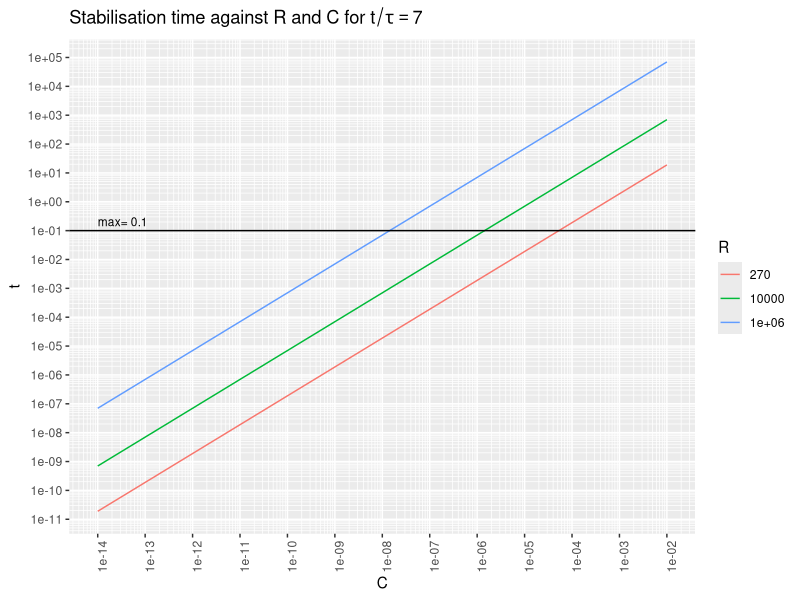
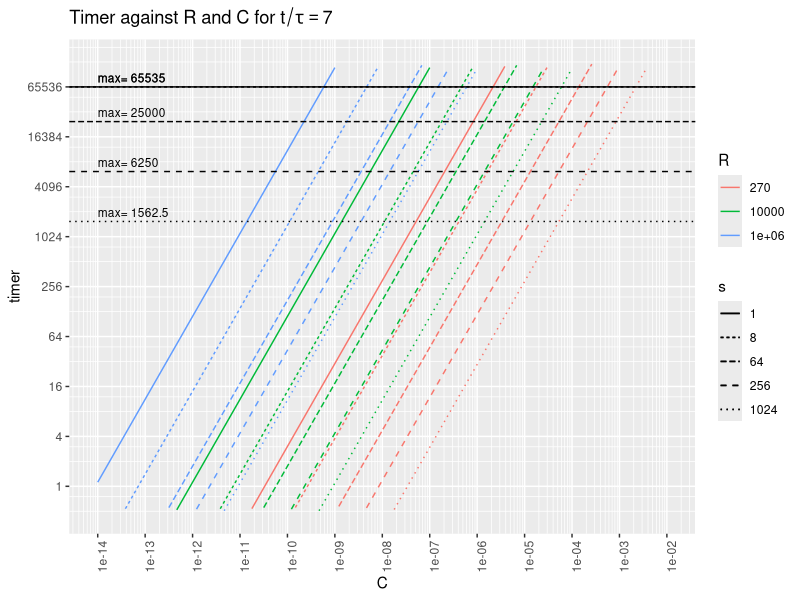

Write R code to recreate these figures, in order.
#!/usr/bin/R -q --vanilla -f

library(ggplot2)
library(scales)


# Variable setup ###########################################################

# taus = t/RC
# t = timer*s/f

R = t(c(270, 10e3, 1e6))    # all drive resistors
colnames(R) = R
taustable = 7               # taus to stabilization
taufall = -log(1.1/5)       # taus from 5V to 1.1V
taurise = -log(1-1.1/5)     # taus from 0V to 1.1V     
f = 16e6                    # timer frequency
s = matrix(2^c(0,3,6,8,10)) # all prescaler factors
rownames(s) = s

# To choose the various scales, either we want to choose a
# minimum timer resolution and then optimize for fastest time,
# or choose a maximum time and then optimize for highest resolution.
tmax = 0.1
timermax = pmin(tmax*f/s, 2^16-1)

# Based on the max time and timer, max caps for each R and s
Cmax = (timermax*s/f/taustable) %*% (1/R)

# Based on a timer count of 1, min caps for each R and s
Cmin = (s/f/taurise) %*% (1/R)

# various E12-series capacitors over the full range
C = matrix(10^seq(-14, -2, by=1/12))
rownames(C) = C  # sprintf('%.2e', C)

# The stabilization time is two-dimensional, over C and R.
tm = taustable*C %*% R

# The stabilization timer value is three-dimensional, over C, R, and s.
timer = drop((f*tm) %o% (1/s))


# Plot utilities ###########################################################

# Adapted from https://stackoverflow.com/questions/30179442
log_breaks = function(maj, radix=10) {
  function(x) {
    minx = floor(min(logb(x, radix), na.rm=T)) - 1
    maxx = ceiling(max(logb(x, radix), na.rm=T)) + 1
    n_major = maxx - minx + 1
    major_breaks = seq(minx, maxx, by=1)
    if (maj) {
      breaks = major_breaks
    } else {
      breaks = rep(logb(1:(radix-1), radix), times=n_major) +
               rep(major_breaks, each=radix-1)
    }
    radix^breaks
  }
}
# See https://github.com/tidyverse/ggplot2/blob/master/R/scale-continuous.r#L160
scale_x_log_eng = function(..., radix=10) {
  scale_x_continuous(..., trans=log_trans(radix),
                     breaks=log_breaks(TRUE, radix),
                     minor_breaks=log_breaks(FALSE, radix))
}
scale_y_log_eng = function(..., radix=10) {
  scale_y_continuous(..., trans=log_trans(radix),
                     breaks=log_breaks(TRUE, radix),
                     minor_breaks=log_breaks(FALSE, radix))
}


# Plotting #################################################################

tm_df = as.data.frame.table(tm)
colnames(tm_df) = c('C', 'R', 't')
tm_df$C = as.numeric(levels(tm_df$C))[tm_df$C]
ggplot(data=tm_df, aes(x=C, y=t)) +
   ggtitle(bquote(paste('Stabilisation time against R and C for ',
                        t/tau == .(taustable)))) +
   geom_line(aes(colour=R, group=R)) +
   geom_hline(aes(yintercept=tmax)) +
   geom_text(data=data.frame(), size=3,
      aes(x=1e-14, y=tmax, label=paste('max=', tmax),
          hjust='left', vjust=-0.5)) +
   scale_x_log_eng() + scale_y_log_eng() +
   theme(axis.text.x=element_text(angle=90))


tmr_df = as.data.frame.table(timer)
colnames(tmr_df) = c('C', 'R', 's', 'timer')
tmr_df$C = as.numeric(levels(tmr_df$C))[tmr_df$C]

maxdf = data.frame(timer=timermax, s=factor(s))
maxnames = data.frame(C=1e-14, s=factor(s), timer=timermax)

ggplot(data=tmr_df, aes(x=C, y=timer, linetype=s)) +
   ggtitle(bquote(paste('Timer against R and C for ',
                        t/tau == .(taustable)))) +
   geom_line(aes(colour=R, group=interaction(R,s))) +
   geom_hline(data=maxdf, aes(yintercept=timer, linetype=s, group=s)) +
   geom_text(data=maxnames, size=3,
      aes(label=paste('max=',timer), hjust='left', vjust=-0.5, group=s)) +
   scale_x_log_eng() +
   scale_y_log_eng(radix=4, limits=2^c(-1,17)) +
   theme(axis.text.x=element_text(angle=90))
